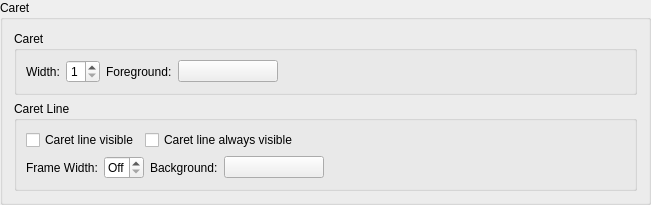
    <widget class="QGroupBox" name="groupBox_4">
     <property name="title">
      <string>Caret</string>
     </property>
     <layout class="QVBoxLayout" name="verticalLayout_9">
      <item>
       <widget class="QGroupBox" name="groupBox_18">
        <property name="title">
         <string>Caret</string>
        </property>
        <layout class="QHBoxLayout" name="horizontalLayout_5">
         <item>
          <widget class="QLabel" name="textLabel1_7">
           <property name="text">
            <string>Width:</string>
           </property>
          </widget>
         </item>
         <item>
          <widget class="QSpinBox" name="caretWidthSpinBox">
           <property name="toolTip">
            <string>Select caret width (1, 2 or 3 pixels)</string>
           </property>
           <property name="minimum">
            <number>1</number>
           </property>
           <property name="maximum">
            <number>3</number>
           </property>
          </widget>
         </item>
         <item>
          <widget class="QLabel" name="TextLabel2_2_2_2_2_2">
           <property name="text">
            <string>Foreground:</string>
           </property>
          </widget>
         </item>
         <item>
          <widget class="QPushButton" name="caretForegroundButton">
           <property name="minimumSize">
            <size>
             <width>100</width>
             <height>0</height>
            </size>
           </property>
           <property name="toolTip">
            <string>Select the colour for the caret.</string>
           </property>
           <property name="text">
            <string/>
           </property>
          </widget>
         </item>
         <item>
          <spacer>
           <property name="orientation">
            <enum>Qt::Horizontal</enum>
           </property>
           <property name="sizeType">
            <enum>QSizePolicy::Expanding</enum>
           </property>
           <property name="sizeHint" stdset="0">
            <size>
             <width>347</width>
             <height>20</height>
            </size>
           </property>
          </spacer>
         </item>
        </layout>
       </widget>
      </item>
      <item>
       <widget class="QGroupBox" name="groupBox_19">
        <property name="title">
         <string>Caret Line</string>
        </property>
        <layout class="QVBoxLayout" name="verticalLayout_6">
         <item>
          <layout class="QHBoxLayout" name="horizontalLayout_4">
           <item>
            <widget class="QCheckBox" name="caretlineVisibleCheckBox">
             <property name="toolTip">
              <string>Select, whether the caret line should be highlighted</string>
             </property>
             <property name="text">
              <string>Caret line visible</string>
             </property>
            </widget>
           </item>
           <item>
            <widget class="QCheckBox" name="caretlineAlwaysVisibleCheckBox">
             <property name="toolTip">
              <string>Select, whether the caret line should be highlighted even if the editor doesn't have the focus</string>
             </property>
             <property name="text">
              <string>Caret line always visible</string>
             </property>
            </widget>
           </item>
           <item>
            <spacer name="horizontalSpacer_3">
             <property name="orientation">
              <enum>Qt::Horizontal</enum>
             </property>
             <property name="sizeHint" stdset="0">
              <size>
               <width>40</width>
               <height>20</height>
              </size>
             </property>
            </spacer>
           </item>
          </layout>
         </item>
         <item>
          <layout class="QHBoxLayout" name="horizontalLayout_6">
           <item>
            <widget class="QLabel" name="label_19">
             <property name="text">
              <string>Frame Width:</string>
             </property>
            </widget>
           </item>
           <item>
            <widget class="QSpinBox" name="caretlineFrameWidthSpinBox">
             <property name="toolTip">
              <string>Select caret line frame width (off, 1, 2 or 3 pixels)</string>
             </property>
             <property name="specialValueText">
              <string>Off</string>
             </property>
             <property name="minimum">
              <number>0</number>
             </property>
             <property name="maximum">
              <number>3</number>
             </property>
             <property name="value">
              <number>0</number>
             </property>
            </widget>
           </item>
           <item>
            <widget class="QLabel" name="TextLabel2_2_2_2_2_3">
             <property name="text">
              <string>Background:</string>
             </property>
            </widget>
           </item>
           <item>
            <widget class="QPushButton" name="caretlineBackgroundButton">
             <property name="minimumSize">
              <size>
               <width>100</width>
               <height>0</height>
              </size>
             </property>
             <property name="toolTip">
              <string>Select the background colour for the line containing the caret.</string>
             </property>
             <property name="text">
              <string/>
             </property>
            </widget>
           </item>
           <item>
            <spacer name="horizontalSpacer_5">
             <property name="orientation">
              <enum>Qt::Horizontal</enum>
             </property>
             <property name="sizeHint" stdset="0">
              <size>
               <width>40</width>
               <height>20</height>
              </size>
             </property>
            </spacer>
           </item>
          </layout>
         </item>
        </layout>
       </widget>
      </item>
     </layout>
    </widget>
